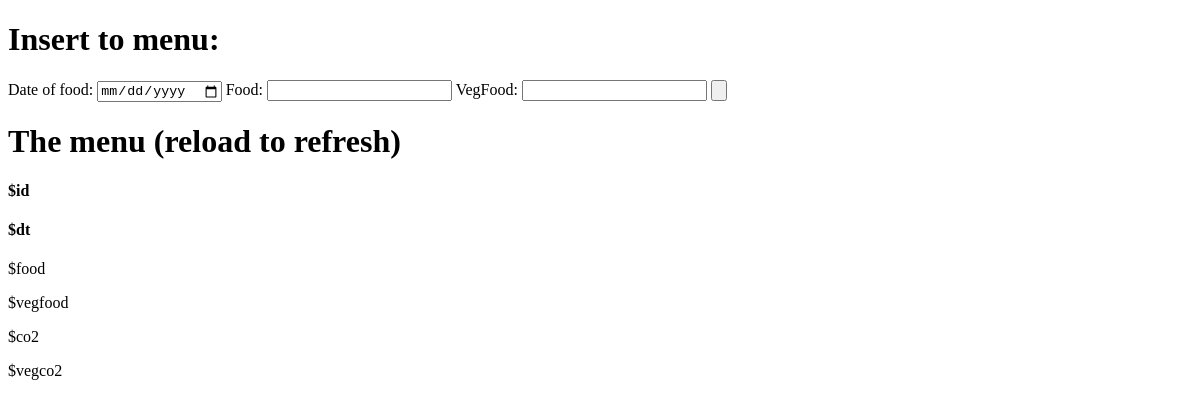
/pages/lunch/lunchAdmin.php, run on an earlier commit of the app's database.
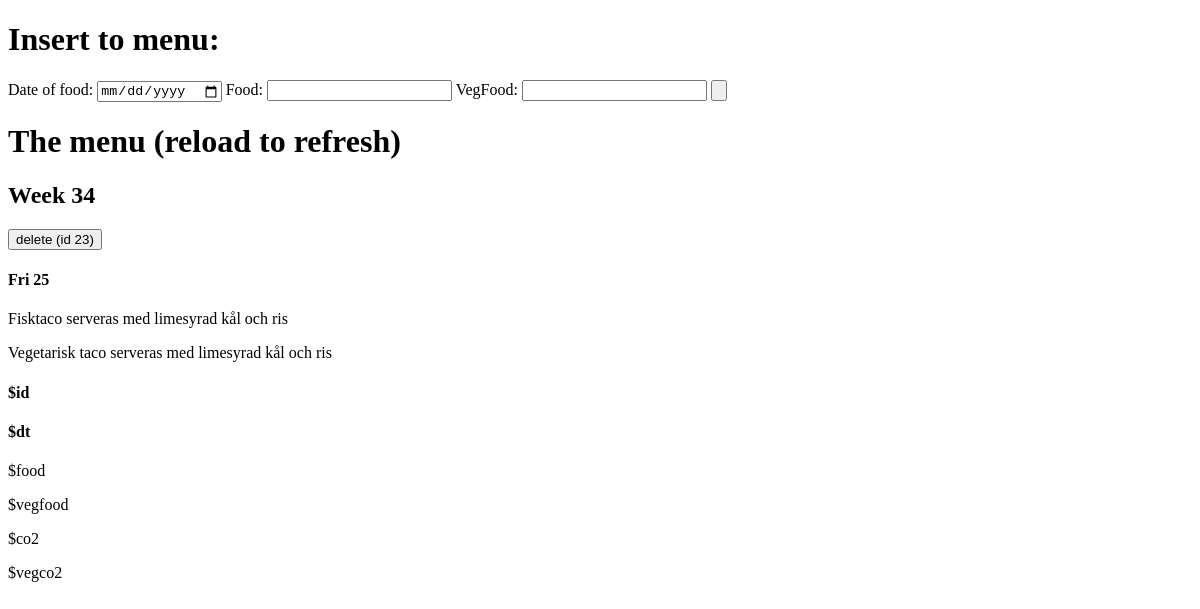
And on a later commit of the database.
### tables this page shows
CREATE TABLE food_menu (
    id int NOT NULL PRIMARY KEY AUTO_INCREMENT,
    dt date NOT NULL,
    food varchar(64),
    vegFood varchar(64),
    CO2 float, 
    vegCO2 float 
);

### includes/dbh.func/dbh.foodmenu.php (called while the page is built, shortened)
<?php
    require_once('includes/dbh.func/general/dbh.inc.php');
    function getFoodDay(){
        global $conn;
        $stmt = $conn->prepare(
            "SELECT * FROM food_menu
             WHERE DATE(dt) >= DATE(NOW()) - INTERVAL WEEKDAY(NOW())
             DAY ORDER BY dt ASC;"
             );
        $stmt->execute();
        $stmt = $stmt->get_result();
        $result = [];
        while ($finfo = $stmt->fetch_object()) {
            array_push($result, $finfo);
        }
        $weekResult = [];
        $currWeek = Null;
        for($i = 0; $i < sizeof($result); $i++){
            $dt = $result[$i]->dt;
            $weekNum = date("W", strtotime($dt));
            if($currWeek != $weekNum){
                $currWeek = $weekNum;
                array_push($weekResult, [$weekNum]);
            }
            array_push($weekResult[sizeof($weekResult)-1], $result[$i]);
        }
        return $weekResult;
    }
?>

### pages/lunch/lunchAdmin.php (the view, shortened to what this page needs)
<?php
    include_once('includes/dbh.func/general/dbh.inc.php');
    include_once('includes/dbh.func/dbh.foodmenu.php');
?>
<!DOCTYPE html>
<html lang="en">
<head>
</head>
<body>
    <h1>Insert to menu:</h1>
    <form id="form" action="">
        <label for="date">Date of food:</label>
        <input type="date" id="date" name="date">
        <label for="food">Food:</label>
        <input type="text" id="food" name="food">
        <label for="vegfood">VegFood:</label>
        <input type="text" id="vegfood" name="vegfood">
        <input type="submit" value="">
    </form>
    <h1>The menu (reload to refresh)</h1>
    <?php
        $menu = getFoodDay();
        for ($week = 0; $week < sizeof($menu); $week++){
            $weekNum = $menu[$week][0];
            echo "<h2>Week $weekNum</h2>";
            for ($day = 1; $day < sizeof($menu[$week]); $day++){
                $dayMenu = $menu[$week][$day];
                $id = $dayMenu->id;
                $dt = date("D j", strtotime($dayMenu->dt));
                $food = $dayMenu->food;
                $vegfood = $dayMenu->vegFood;
                $co2 = $dayMenu->CO2;
                $vegco2 = $dayMenu->vegCO2;
                echo "<div id='div$id'>
                          <button class='menuitem' id='$id'>delete (id $id)</button><h4>$dt</h4>
                          <p>$food</p>
                          <p>$vegfood</p>
                          <p>$co2</p>
                          <p>$vegco2</p>
                      </div>";
            }
        }
    ?>
    <div>
        <h4>$id</h4>
        <h4>$dt</h4>
        <p>$food</p>
        <p>$vegfood</p>
        <p>$co2</p>
        <p>$vegco2</p>
    </div>
</body>
</html>

What changed in the data, as far as the page shows it:
added food_menu: dt "34", id "23", dt "Fri 25", food "Fisktaco serveras med limesyrad kål och ris", vegFood "Vegetarisk taco serveras med limesyrad kål och ris"
